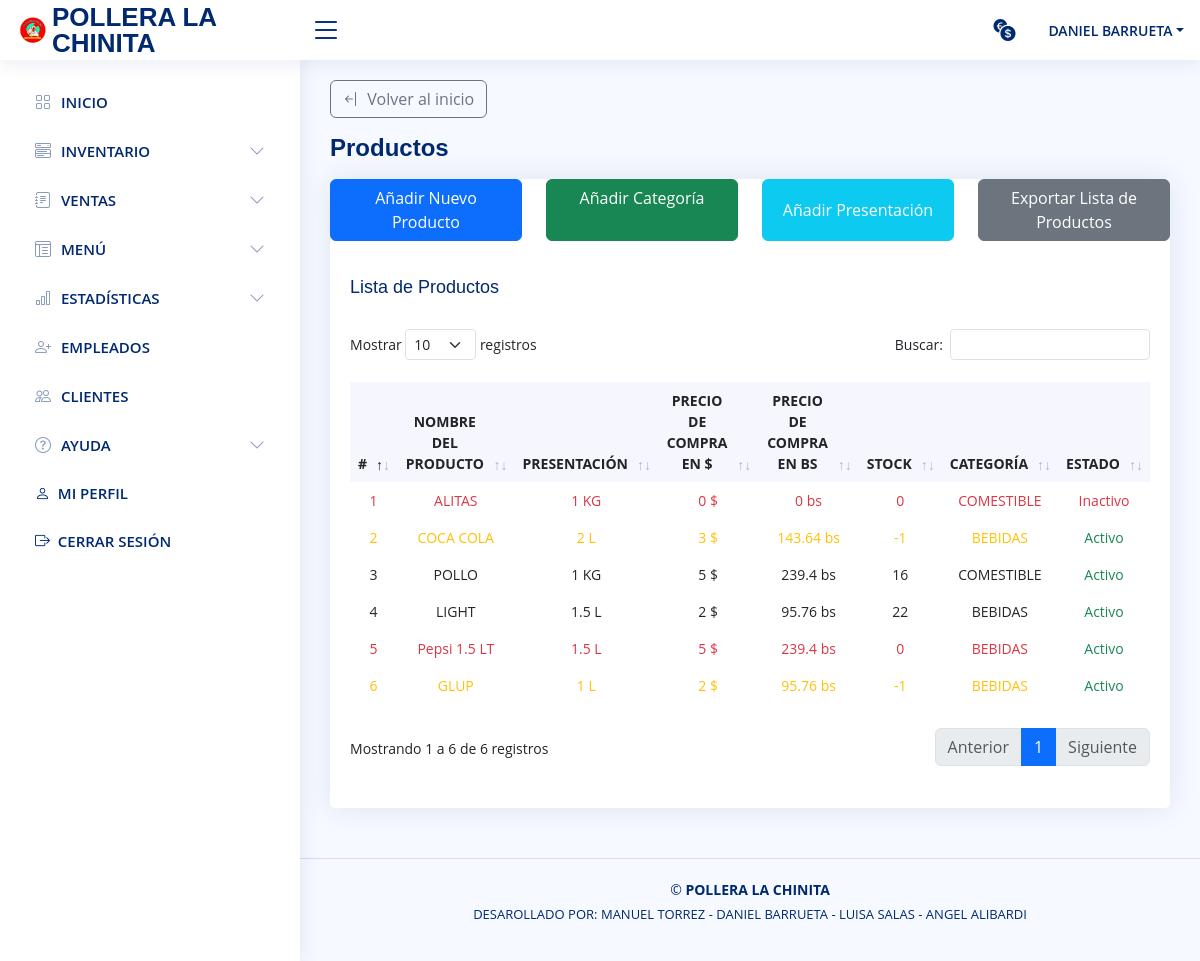
/vista/productos.php (signed in), run on the app's committed database.
### tables this page shows
CREATE TABLE `producto` (
  `id_producto` int NOT NULL,
  `id_categoria` int NOT NULL,
  `codigo` varchar(20) NOT NULL,
  `nombre_producto` varchar(30) NOT NULL,
  `id_presentacion` int NOT NULL,
  `precio_compra_dolar` float NOT NULL,
  `precio_compra_bs` float NOT NULL,
  `stock` int NOT NULL,
  `estatus` int NOT NULL
);

CREATE TABLE `presentacion` (
  `id` int NOT NULL,
  `nombre` varchar(45) NOT NULL
);

CREATE TABLE `categoria` (
  `id_categoria` int NOT NULL,
  `nombre` varchar(30) NOT NULL,
  `estado` tinyint(1) NOT NULL
);

### modelo/modeloPrincipal.php (called while the page is built, shortened)
<?php
class modeloPrincipal {
    public static function Conexion(){
        if(!$con = mysqli_connect(SERVER, USER, PASSWORD)){
            die("Los datos de conexión con la base de datos ingresados son incorrectos, por favor verifique");
        }
        mysqli_set_charset($con, "utf8");
        return $con;
    }
    public static function consultar($query) {
        if (!$consul = mysqli_query(Self::Conexion(),$query)) {
            mysqli_query(Self::Conexion(),"ROLLBACK;");
            die(mysqli_error($query).' Error en la consulta SQL ejecutada ');
        }else{
            mysqli_query(Self::Conexion(),"COMMIT;");
        }
        return $consul;
    }
}

### include/listas_registros_include.php (the view, shortened to what this page needs)
<?php
include_once("../modelo/modeloPrincipal.php");
function consultar_registros($tabla){
        while ( $mostrar = mysqli_fetch_array($consulta)) { ?>
        <?php }
    if($tabla === 'producto'){
        $consulta = modeloPrincipal::consultar("SELECT P.nombre_producto, P.precio_compra_dolar, P.precio_compra_bs, P.stock,
            P.estatus, C.nombre, PS.nombre as nombre_presentacion FROM producto AS P
            INNER JOIN categoria AS C ON C.id_categoria = P.id_categoria
            INNER JOIN presentacion AS PS ON PS.id = P.id_presentacion
            ORDER BY P.id_producto DESC");
        while ( $mostrar =  mysqli_fetch_assoc($consulta)) { ?>
            <tr class="<?php if($mostrar["stock"] == "0"){echo 'text-danger';}else if ($mostrar["stock"] < "5") { echo 'text-warning';} ?>">
                <td class="text-center"></td>
                <td class="text-center"><?= $mostrar["nombre_producto"]; ?></td>
                <td class="text-center"><?= $mostrar["nombre_presentacion"]; ?></td>
                <td class="text-center"><?= $mostrar["precio_compra_dolar"].' $'; ?></td>
                <td class="text-center"><?= $mostrar["precio_compra_bs"].' bs'; ?></td>
                <td class="text-center"><?= $mostrar["stock"]; ?></td>
                <td class="text-center"><?= $mostrar["nombre"]; ?></td>
                <td class="text-center <?= ($mostrar["estatus"] == '1') ? 'text-success':'text-danger'; ?>"><?= ($mostrar["estatus"] == '1') ? 'Activo':'Inactivo'; ?></td>
            </tr>
        <?php }
    }
        while ( $mostrar =  mysqli_fetch_assoc($consulta)) { ?>
    <?php }
};

### vista/css/main.css (style rules this page uses)
* { margin: 0; padding: 0; box-sizing: border-box; -moz-box-sizing: border-box; }

### vista/assets/css/style.css (style rules this page uses)
:root { scroll-behavior: smooth; }
body { font-family: "Open Sans", sans-serif; background: #f6f9ff; color: #444444; }
.dashboard .top-selling .table tbody td { vertical-align: middle; }

### data on the page
producto: nombre_producto "ALITAS", id_presentacion.nombre "1 KG", precio_compra_dolar "0", precio_compra_bs "0", stock "0", id_categoria.nombre "COMESTIBLE", estatus "Inactivo"
producto: nombre_producto "COCA COLA", id_presentacion.nombre "2 L", precio_compra_dolar "3", precio_compra_bs "143.64", stock "-1", id_categoria.nombre "BEBIDAS", estatus "Activo"
producto: nombre_producto "POLLO", id_presentacion.nombre "1 KG", precio_compra_dolar "5", precio_compra_bs "239.4", stock "16", id_categoria.nombre "COMESTIBLE", estatus "Activo"
producto: nombre_producto "LIGHT", id_presentacion.nombre "1.5 L", precio_compra_dolar "2", precio_compra_bs "95.76", stock "22", id_categoria.nombre "BEBIDAS", estatus "Activo"
producto: nombre_producto "Pepsi 1.5 LT", id_presentacion.nombre "1.5 L", precio_compra_dolar "5", precio_compra_bs "239.4", stock "0", id_categoria.nombre "BEBIDAS", estatus "Activo"
producto: nombre_producto "GLUP", id_presentacion.nombre "1 L", precio_compra_dolar "2", precio_compra_bs "95.76", stock "-1", id_categoria.nombre "BEBIDAS", estatus "Activo"

### other printed values
$_SESSION['nombre'] "DANIEL"
$_SESSION['apellido'] "BARRUETA"
